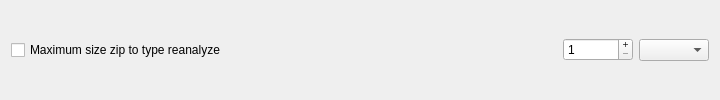
            <widget class="QFrame" name="limitFrame_10">
             <property name="minimumSize">
              <size>
               <width>0</width>
               <height>0</height>
              </size>
             </property>
             <property name="frameShape">
              <enum>QFrame::Shape::NoFrame</enum>
             </property>
             <property name="frameShadow">
              <enum>QFrame::Shadow::Raised</enum>
             </property>
             <layout class="QHBoxLayout" name="horizontalLayout_21">
              <property name="topMargin">
               <number>2</number>
              </property>
              <property name="bottomMargin">
               <number>2</number>
              </property>
              <item>
               <widget class="QCheckBox" name="pwmaxSizeZipToTypeReanalzeCheckBox">
                <property name="text">
                 <string>Maximum size zip to type reanalyze</string>
                </property>
               </widget>
              </item>
              <item>
               <spacer name="horizontalSpacer_14">
                <property name="orientation">
                 <enum>Qt::Orientation::Horizontal</enum>
                </property>
                <property name="sizeHint" stdset="0">
                 <size>
                  <width>331</width>
                  <height>20</height>
                 </size>
                </property>
               </spacer>
              </item>
              <item>
               <widget class="QSpinBox" name="pwmaxSizeZipToTypeReanalzeSpinBox">
                <property name="minimumSize">
                 <size>
                  <width>70</width>
                  <height>0</height>
                 </size>
                </property>
                <property name="buttonSymbols">
                 <enum>QAbstractSpinBox::ButtonSymbols::PlusMinus</enum>
                </property>
                <property name="minimum">
                 <number>1</number>
                </property>
                <property name="maximum">
                 <number>999</number>
                </property>
               </widget>
              </item>
              <item>
               <widget class="QComboBox" name="pwmaxSizeZipToTypeReanalzeComboBox">
                <property name="minimumSize">
                 <size>
                  <width>70</width>
                  <height>0</height>
                 </size>
                </property>
                <item>
                 <property name="text">
                  <string/>
                 </property>
                </item>
                <item>
                 <property name="text">
                  <string>K</string>
                 </property>
                </item>
                <item>
                 <property name="text">
                  <string>M</string>
                 </property>
                </item>
               </widget>
              </item>
             </layout>
            </widget>
